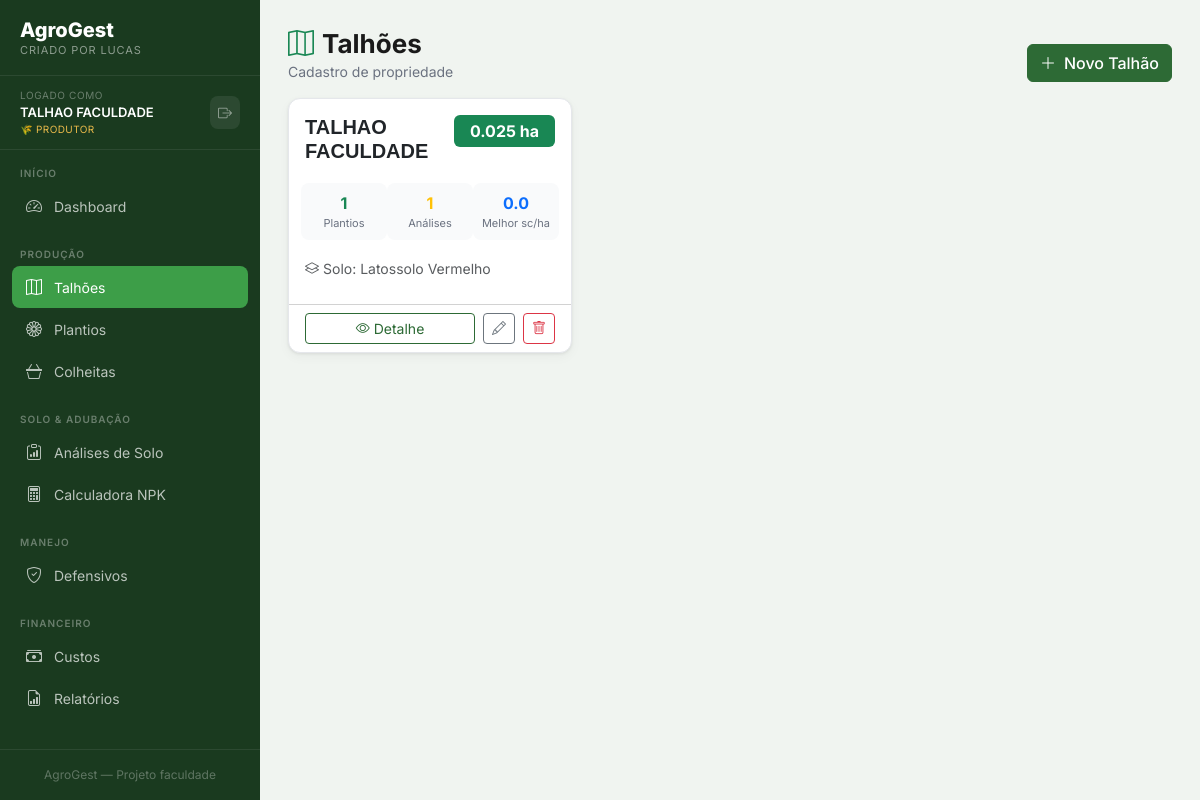
Screenshot of /talhoes/ (signed in) with the database file from the repository.
### tables this page shows
CREATE TABLE talhoes (
    id INTEGER PRIMARY KEY AUTOINCREMENT,
    usuario_id INTEGER NOT NULL,            -- ← isolamento por usuário
    nome TEXT NOT NULL,
    area_ha REAL NOT NULL,
    localizacao TEXT,
    tipo_solo TEXT,
    observacoes TEXT,
    criado_em TIMESTAMP DEFAULT CURRENT_TIMESTAMP,
    FOREIGN KEY (usuario_id) REFERENCES usuarios(id)
);

### modules/talhoes.py (the view)
@talhoes_bp.route('/')
@login_required
def index():
    db = get_db()
    talhoes = db.execute("""
        SELECT t.*,
               COUNT(DISTINCT p.id) as num_plantios,
               MAX(c.produtividade_scha) as melhor_produtividade,
               (SELECT COUNT(*) FROM analises_solo a WHERE a.talhao_id = t.id) as num_analises
        FROM talhoes t
        LEFT JOIN plantios p ON p.talhao_id = t.id
        LEFT JOIN colheitas c ON c.plantio_id = p.id
        WHERE t.usuario_id = ?          -- ← só os talhões do usuário logado
        GROUP BY t.id
        ORDER BY t.nome
    """, (uid(),)).fetchall()
    return render_template('talhoes/index.html', talhoes=talhoes)

### auth.py (called while the page is built)
def login_required(f):
    @wraps(f)
    def decorated(*args, **kwargs):
        if 'usuario_id' not in session:
            flash('Faça login para continuar.', 'warning')
            return redirect(url_for('auth.login'))
        return f(*args, **kwargs)
    return decorated

### database.py (called while the page is built)
def get_db(app=None):
    from flask import current_app
    if app:
        db = sqlite3.connect(app.config['DATABASE'], detect_types=sqlite3.PARSE_DECLTYPES)
        db.row_factory = sqlite3.Row
        return db
    if 'db' not in g:
        g.db = sqlite3.connect(
            current_app.config['DATABASE'],
            detect_types=sqlite3.PARSE_DECLTYPES
        )
        g.db.row_factory = sqlite3.Row
    return g.db

### modules/talhoes.py (called while the page is built)
def uid():
    return session['usuario_id']

### templates/talhoes/index.html (shortened to what this page needs)
{% extends "base.html" %}
{% block content %}
<div class="page-header d-flex align-items-center justify-content-between">
    <div>
        <h1 class="page-title"><i class="bi bi-map me-2 text-success"></i>Talhões</h1>
        <p class="page-subtitle">Cadastro de propriedade</p>
    </div>
    <a href="{{ url_for('talhoes.novo') }}" class="btn btn-primary">
        <i class="bi bi-plus-lg me-2"></i>Novo Talhão
    </a>
</div>
{% if talhoes %}
<div class="row g-3">
    {% for t in talhoes %}
    <div class="col-md-6 col-xl-4">
        <div class="card h-100">
            <div class="card-body">
                <div class="d-flex justify-content-between align-items-start mb-3">
                    <div>
                        <h5 class="fw-bold mb-1" style="font-family:'Syne',sans-serif">{{ t.nome }}</h5>
                    </div>
                    <span class="badge bg-success fs-6 px-3 py-2">{{ t.area_ha }} ha</span>
                </div>
                <div class="row g-2 mb-3">
                    <div class="col-4 text-center p-2" style="background:#f9fafb;border-radius:8px;">
                        <div class="fw-bold text-success">{{ t.num_plantios or 0 }}</div>
                        <div style="font-size:11px;color:#6b7280;">Plantios</div>
                    </div>
                    <div class="col-4 text-center p-2" style="background:#f9fafb;border-radius:8px;">
                        <div class="fw-bold text-warning">{{ t.num_analises or 0 }}</div>
                        <div style="font-size:11px;color:#6b7280;">Análises</div>
                    </div>
                    <div class="col-4 text-center p-2" style="background:#f9fafb;border-radius:8px;">
                        <div class="fw-bold text-primary">{{ "%.1f"|format(t.melhor_produtividade or 0) }}</div>
                        <div style="font-size:11px;color:#6b7280;">Melhor sc/ha</div>
                    </div>
                </div>
                {% if t.tipo_solo %}
                <div class="mb-2">
                    <small class="text-muted"><i class="bi bi-layers me-1"></i>Solo: {{ t.tipo_solo }}</small>
                </div>
                {% endif %}
            </div>
            <div class="card-footer bg-transparent d-flex gap-2">
                <a href="{{ url_for('talhoes.detalhe', id=t.id) }}" class="btn btn-sm btn-outline-primary flex-fill">
                    <i class="bi bi-eye me-1"></i>Detalhe
                </a>
                <a href="{{ url_for('talhoes.editar', id=t.id) }}" class="btn btn-sm btn-outline-secondary">
                    <i class="bi bi-pencil"></i>
                </a>
                <form method="POST" action="{{ url_for('talhoes.excluir', id=t.id) }}"
                      onsubmit="return confirm('Excluir talhão {{ t.nome }}?')">
                    <button class="btn btn-sm btn-outline-danger"><i class="bi bi-trash"></i></button>
                </form>
            </div>
        </div>
    </div>
    {% endfor %}
</div>
{% endif %}
{% endblock %}

### templates/base.html (shortened to what this page needs)
<!DOCTYPE html>
<html lang="pt-BR">
<head>
    <link href="https://cdnjs.cloudflare.com/ajax/libs/bootstrap/5.3.2/css/bootstrap.min.css" rel="stylesheet">
    <link href="https://cdnjs.cloudflare.com/ajax/libs/bootstrap-icons/1.11.3/font/bootstrap-icons.min.css" rel="stylesheet">
</head>
<body>
<nav class="sidebar">
    <a class="sidebar-brand" href="{{ url_for('dashboard.index') }}">
        <div class="brand-name">AgroGest</div>
        <div class="brand-sub">Criado por Lucas</div>
    </a>
    <div class="sidebar-user">
        <div class="sidebar-user-info">
            <div class="sidebar-user-label">Logado como</div>
            <div class="sidebar-user-name">{{ session.get('usuario_nome', 'Usuário') }}</div>
            <div class="sidebar-user-tipo">
                {% if session.get('usuario_tipo') == 'admin' %}
                    ⭐ Administrador
                {% else %}
                    🌾 Produtor
                {% endif %}
            </div>
        </div>
        <a href="{{ url_for('auth.logout') }}" class="btn-logout-sidebar" title="Sair">
            <i class="bi bi-box-arrow-right"></i>
        </a>
    </div>
    <div class="nav-section">
        <div class="nav-section-label">Início</div>
        <a class="nav-link {% if request.endpoint == 'dashboard.index' %}active{% endif %}"
           href="{{ url_for('dashboard.index') }}">
            <i class="bi bi-speedometer2"></i> Dashboard
        </a>
    </div>
    <div class="nav-section">
        <div class="nav-section-label">Produção</div>
        <a class="nav-link {% if 'talhoes' in request.endpoint %}active{% endif %}"
           href="{{ url_for('talhoes.index') }}">
            <i class="bi bi-map"></i> Talhões
        </a>
        <a class="nav-link {% if 'plantio' in request.endpoint %}active{% endif %}"
           href="{{ url_for('plantio.index') }}">
            <i class="bi bi-flower1"></i> Plantios
        </a>
        <a class="nav-link {% if 'colheita' in request.endpoint %}active{% endif %}"
           href="{{ url_for('colheita.index') }}">
            <i class="bi bi-basket3"></i> Colheitas
        </a>
    </div>
    <div class="nav-section">
        <div class="nav-section-label">Solo & Adubação</div>
        <a class="nav-link {% if 'analises' in request.endpoint %}active{% endif %}"
           href="{{ url_for('adubacao.analises') }}">
            <i class="bi bi-clipboard-data"></i> Análises de Solo
        </a>
        <a class="nav-link {% if 'recomendac' in request.endpoint %}active{% endif %}"
           href="{{ url_for('adubacao.recomendacoes') }}">
            <i class="bi bi-calculator"></i> Calculadora NPK
        </a>
    </div>
    <div class="nav-section">
        <div class="nav-section-label">Manejo</div>
        <a class="nav-link {% if 'defensivos' in request.endpoint %}active{% endif %}"
           href="{{ url_for('defensivos.index') }}">
            <i class="bi bi-shield-check"></i> Defensivos
        </a>
    </div>
    <div class="nav-section">
        <div class="nav-section-label">Financeiro</div>
        <a class="nav-link {% if 'custos' in request.endpoint %}active{% endif %}"
           href="{{ url_for('custos.index') }}">
            <i class="bi bi-cash-stack"></i> Custos
        </a>
        <a class="nav-link {% if 'relatorios' in request.endpoint %}active{% endif %}"
           href="{{ url_for('relatorios.index') }}">
            <i class="bi bi-file-earmark-bar-graph"></i> Relatórios
        </a>
    </div>
    <div class="sidebar-footer">
        AgroGest &mdash; Projeto faculdade
    </div>
</nav>
<main class="main-wrapper">
    {% block content %}{% endblock %}
</main>
</body>
</html>

### templates/base.html (style rules this page uses)
:root { --green-deep: #1a3a1f; --green-mid: #2d6a35; --green-bright: #3d9e48; --green-light: #6abf71; --gold: #e8b94a; --gold-light: #f5d87a; --cream: #faf7f0; --soil: #6b4423; --soil-light: #a0714f; --text-dark: #1a1a1a; --text-muted: #6b7280; --border: #e5e7eb; --shadow: 0 1px 3px rgba(0,0,0,.08), 0 4px 12px rgba(0,0,0,.04); --shadow-lg: 0 8px 24px rgba(0,0,0,.10); --radius: 12px; --bottom-nav-h: 64px; }
* { box-sizing: border-box; }
body { font-family: 'Inter', sans-serif; background: #f0f4f0; color: var(--text-dark); min-height: 100vh; }
.sidebar { width: 260px; min-height: 100vh; background: var(--green-deep); position: fixed; top: 0; left: 0; z-index: 1000; display: flex; flex-direction: column; overflow-y: auto; }
.sidebar-brand { padding: 20px 20px 16px; border-bottom: 1px solid rgba(255,255,255,.08); text-decoration: none; display: block; }
.brand-name { font-weight: 800; font-size: 20px; color: #fff; line-height: 1; }
.brand-sub { font-size: 11px; color: rgba(255,255,255,.5); text-transform: uppercase; letter-spacing: .08em; margin-top: 2px; }
.sidebar-user { padding: 12px 20px; border-bottom: 1px solid rgba(255,255,255,.08); display: flex; align-items: center; justify-content: space-between; gap: 8px; }
.sidebar-user-info { flex: 1; min-width: 0; }
.sidebar-user-label { font-size: 10px; color: rgba(255,255,255,.35); text-transform: uppercase; letter-spacing: .06em; }
.sidebar-user-name { font-size: 13px; font-weight: 600; color: #fff; white-space: nowrap; overflow: hidden; text-overflow: ellipsis; }
.sidebar-user-tipo { font-size: 10px; color: var(--gold); text-transform: uppercase; letter-spacing: .04em; }
.btn-logout-sidebar { background: rgba(255,255,255,.08); border: none; border-radius: 8px; color: rgba(255,255,255,.5); padding: 6px 8px; font-size: 14px; cursor: pointer; transition: all .15s; text-decoration: none; display: flex; align-items: center; }
.nav-section { padding: 16px 12px 4px; }
.nav-section-label { font-size: 10px; font-weight: 600; text-transform: uppercase; letter-spacing: .1em; color: rgba(255,255,255,.35); padding: 0 8px; margin-bottom: 4px; }
.sidebar .nav-link { display: flex; align-items: center; gap: 10px; padding: 9px 12px; border-radius: 8px; color: rgba(255,255,255,.7); font-size: 14px; font-weight: 400; text-decoration: none; transition: all .15s; }
.sidebar .nav-link.active { background: var(--green-bright); color: #fff; }
.sidebar .nav-link i { font-size: 16px; width: 20px; text-align: center; }
.sidebar-footer { margin-top: auto; padding: 16px; border-top: 1px solid rgba(255,255,255,.08); font-size: 12px; color: rgba(255,255,255,.3); text-align: center; }
.main-wrapper { margin-left: 260px; padding: 28px; min-height: 100vh; }
.page-title { font-weight: 700; font-size: 26px; color: var(--text-dark); margin: 0; }
.page-subtitle { color: var(--text-muted); font-size: 14px; margin-top: 2px; }
.card { background: #fff; border: 1px solid var(--border); border-radius: var(--radius); box-shadow: var(--shadow); }
.btn-primary { background: var(--green-mid); border-color: var(--green-mid); font-weight: 500; }
.btn-outline-primary { color: var(--green-mid); border-color: var(--green-mid); }

### rows the page displays
talhoes: get "TALHAO FACULDADE", nome "TALHAO FACULDADE", area_ha "0.025", id "1", melhor_produtividade "0.0", tipo_solo "Latossolo Vermelho"
